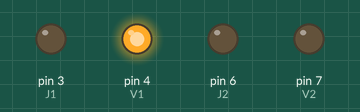
Recording of a sketch running on a simulated Arduino Uno, built with avr-gcc and run on an emulated ATmega328P. Parts: output pins drawn as LEDs (lit = HIGH). Pins used as bus, display or sensor lines are not drawn.

Above: at 2.5 s.
At 6.0 s:
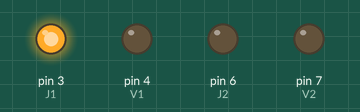
At 9.5 s:
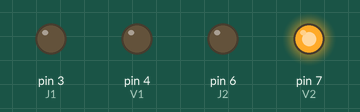
At 13.0 s:
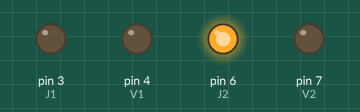
Timing chart, 0 to 18.2 s (numbered marks = the images above):
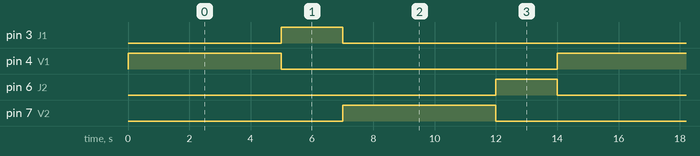

Measured:
- by itself, pin 3 (J1), pin 6 (J2): alternates HIGH for 2.0 s and LOW for 12.0 s
- by itself, pin 4 (V1), pin 7 (V2): alternates HIGH for 5.0 s and LOW for 9.0 s
- by itself, everything shown: repeats every 14.0 s, in 5 steps

The sketch:

Traffic_Lights.ino
```cpp
const int R1 = 2, J1 = 3, V1 = 4;
const int R2 = 5, J2 = 6, V2 = 7;

int tempsVert = 5000;
int tempsJaune = 2000;
int tempsRouge = 5000;

void setup() {
  pinMode(R1, OUTPUT);
  pinMode(J1, OUTPUT);
  pinMode(V1, OUTPUT);
  pinMode(R2, OUTPUT);
  pinMode(J2, OUTPUT);
  pinMode(V2, OUTPUT);

  digitalWrite(R1, LOW);
  digitalWrite(J1, LOW);
  digitalWrite(V1, LOW);
  digitalWrite(R2, LOW);
  digitalWrite(J2, LOW);
  digitalWrite(V2, LOW);
}

void loop() {
  //---------- Phase 1 : Groupe 1 Vert | Groupe 2 Rouge ----------
  digitalWrite(V1, HIGH);
  digitalWrite(R2, HIGH);
  delay(tempsVert);

  // Transition Groupe 1 : Vert → Jaune
  digitalWrite(V1, LOW);
  digitalWrite(J1, HIGH);
  delay(tempsJaune);

  //---------- Phase 2 : Groupe 1 Rouge | Groupe 2 Vert ----------
  digitalWrite(J1, LOW);
  digitalWrite(R1, HIGH);
  digitalWrite(R2, LOW);
  digitalWrite(V2, HIGH);
  delay(tempsVert);

  // Transition Groupe 2 : Vert → Jaune
  digitalWrite(V2, LOW);
  digitalWrite(J2, HIGH);
  delay(tempsJaune);

  // Réinitialiser pour le cycle suivant
  digitalWrite(J2, LOW);
  digitalWrite(R1, LOW);
}
```
